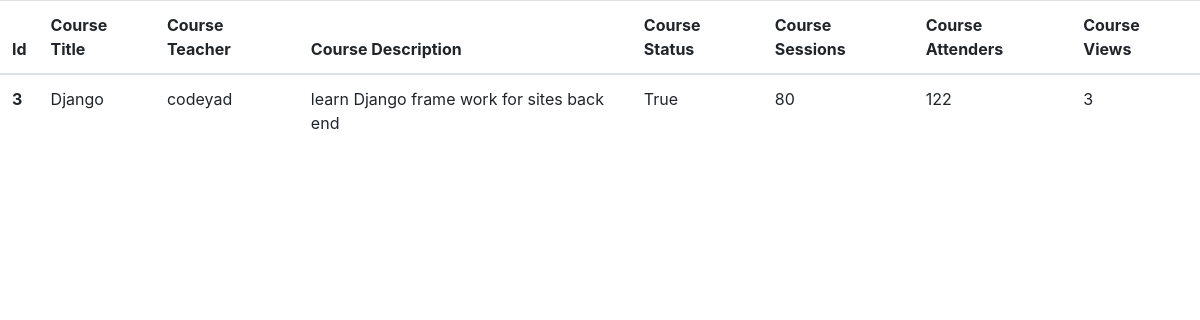
/course/information/3, run on the app's committed database.
### courses_app/models.py (models this page shows, shortened)
class Course(models.Model) :
    title = models.CharField(max_length=30)
    teacher_fullname = models.CharField(max_length=30)
    description = models.TextField()
    status = models.BooleanField(default=True)
    attenders = models.IntegerField(default=0)
    sessions = models.IntegerField(default=0)
    views_count = models.IntegerField(default=0)

### courses_app/views.py (the view)
# urls.py: path("information/<int:course_id>",views.course_information)
def course_information(request , course_id):
     course = Course.objects.get(id = course_id)
     course.views_count -=-1
     course.save()
     return render(request , "courses_app/course_information.html" , context={ "course" : course})

### courses_app/templates/courses_app/course_information.html (shortened to what this page needs)
<!DOCTYPE html>
<html lang="en">
<head>
    <link rel="stylesheet" href="https://cdn.jsdelivr.net/npm/bootstrap@4.6.1/dist/css/bootstrap.min.css">
</head>
<body>
    <div class="table">
        <table class="table">
            <thead>
              <tr>
                <th scope="col">Id</th>
                <th scope="col">Course Title</th>
                <th scope="col">Course Teacher</th>
                <th scope="col">Course Description</th>
                <th scope="col">Course Status</th>
                <th scope="col">Course Sessions</th>
                <th scope="col">Course Attenders</th>
                <th scope="col">Course Views</th>
              </tr>
            </thead>
            <tbody>
              <tr>
                <th scope="row">{{course.id}}</th>
                <td>{{course.title}}</td>
                <td>{{course.teacher_fullname}}</td>
                <td>{{course.description}}</td>
                <td>{{course.status}}</td>
                <td>{{course.sessions}}</td>
                <td>{{course.attenders}}</td>
                <td>{{course.views_count}}</td>
              </tr>
            </tbody>
          </table>
    </div>
</body>
</html>

### data on the page
Course: id "3", title "Django", teacher_fullname "codeyad", description "learn Django frame work for sites back end", status "True", sessions "80", attenders "122", views_count "3"
